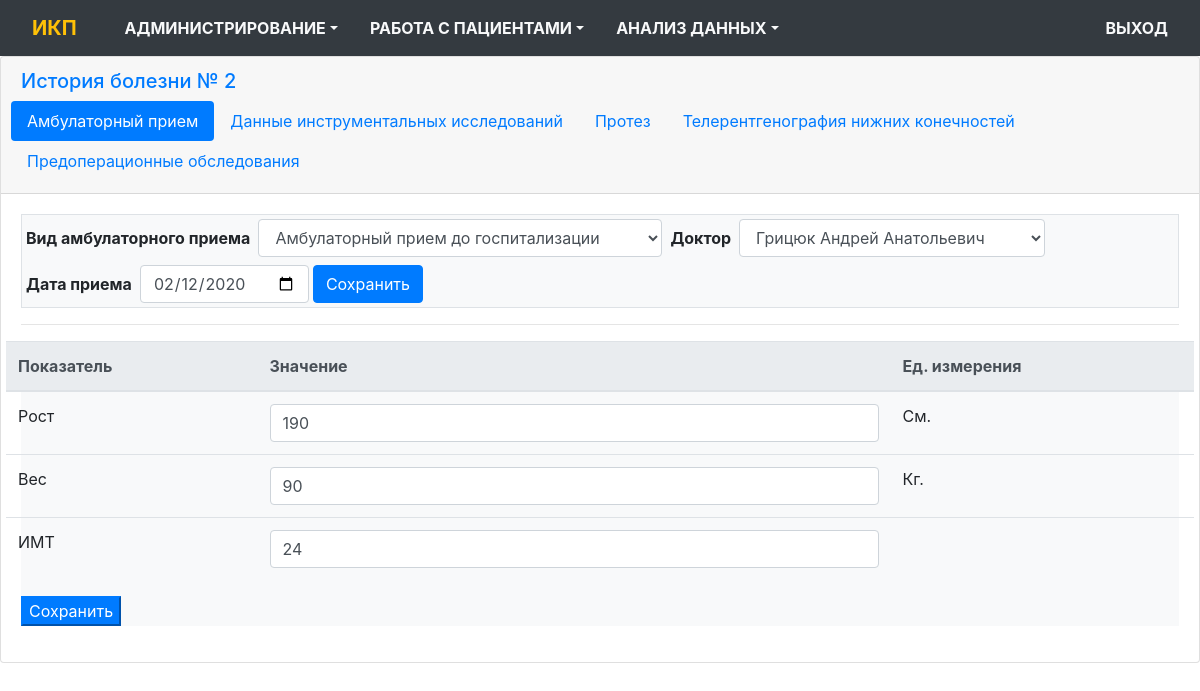
The app's page /ambulance_edit/2/4/2/1 (signed in) with its own data.
### app/models.py (models this page shows, shortened)
class Histories(db.Model):
    __tablename__='Histories'
    id = db.Column(db.Integer(), primary_key=True)
    clinic = db.Column(db.Integer(), db.ForeignKey('Clinics.id'), index = True)
    hist_number = db.Column(db.String(100), unique=False)
    time_created = db.Column(db.DateTime(), default=datetime.utcnow())
    date_in = db.Column(db.Date())
    patient = db.Column(db.Integer(), db.ForeignKey('Patients.id'))
    research_group = db.Column(db.Integer(), db.ForeignKey('ResearchGroups.id'), index = True)
    doctor_researcher = db.Column(db.Integer(), db.ForeignKey('Doctors.id'), index = True)
    date_research_in = db.Column(db.Date())
    date_research_out = db.Column(db.Date())
    reason = db.Column(db.Integer(), db.ForeignKey('Reasons.id'))

class HistoryEvents(db.Model):
    __tablename__='HistoryEvents'
    id = db.Column(db.Integer(), primary_key=True)
    clinic = db.Column(db.Integer(), db.ForeignKey('Clinics.id'))
    history = db.Column(db.Integer(), db.ForeignKey('Histories.id'))
    patient = db.Column(db.Integer(), db.ForeignKey('Patients.id'))
    event = db.Column(db.Integer(), db.ForeignKey('Events.id'), index = True)
    date_begin = db.Column(db.Date())
    date_end = db.Column(db.Date())
    doctor = db.Column(db.Integer(), db.ForeignKey('Doctors.id'), index = True)
    doctor_researcher = db.Column(db.Integer(), db.ForeignKey('Doctors.id'), index = True)
    doctor_chief = db.Column(db.Integer(), db.ForeignKey('Doctors.id'), index = True)
    days1 = db.Column(db.Integer()) #койко-день
    days2 = db.Column(db.Integer()) #предоперационный койко-день
    days3 = db.Column(db.Integer()) #послеоперационный койко-день
    def get_indicators_values(self, indicators_group, **kwargs):
        indicators_list = kwargs.get('indicators_list',None)
        indicators_values = IndicatorValues.query.join(Indicators, IndicatorValues.indicator==Indicators.id).\
                    filter(IndicatorValues.history_event==self.id, Indicators.group==indicators_group).all()
        items = []
        for i in indicators_values:
            indicator = Indicators.query.get(i.indicator)
            if indicators_list and indicator.id not in indicators_list:
                continue
            indicator_norms = IndicatorsNorms.query.filter(IndicatorsNorms.indicator==indicator.id).first()
            item = {}
            item['id'] = i.id
            item['indicator'] = i.indicator
            item['slice'] = i.slice
            item['description'] = indicator.description
            item['date_value'] = i.date_value
            if i.num_value == None:
                item['num_value'] = 0
            else:
                if indicator.type == 'integer':
                    item['num_value'] = int(i.num_value)
                else:
                    item['num_value'] = i.num_value
            if i.comment == None:
                item['comment'] = ''
            else:
                item['comment'] = i.comment
            if i.text_value == None:
                item['text_value'] = ''
            else:
                item['text_value'] = i.text_value
            if indicator.unit == None:
                item['unit'] = ''
            else:
                item['unit'] = indicator.unit
            if indicator_norms:
                item['nvalue_from'] = indicator_norms.nvalue_from
                item['nvalue_to'] = indicator_norms.nvalue_from
            items.append(item)
        return(items)

class Indicators(db.Model):
    __tablename__ = 'Indicators'
    id = db.Column(db.Integer(), primary_key=True)
    description = db.Column(db.String(300), unique=False)
    is_calculated = db.Column(db.Boolean)
    group = db.Column(db.Integer(), db.ForeignKey('IndicatorsGroups.id'), index = True)
    unit = db.Column(db.String(20), unique=False)
    type = db.Column(db.String(20), unique=False)
    def_values = db.relationship('IndicatorsDefs', backref='def_indicators')
    norm_values = db.relationship('IndicatorsNorms', backref='norm_indicators')

### app/history/routes.py (the view, shortened to what this page needs)
@bp.route('/ambulance_edit/<h>/<h_e>/<e_type>/<pill>', methods = ['GET','POST'])
@login_required
def ambulance_edit(h, h_e, e_type, pill):
    history = Histories.query.get(h)
    AmbulanceForm = AmbulanceMainForm()
    IndicatorsForm_ = IndicatorsForm()
    ProsthesisForm_ = ProsthesisForm()
    PreoperativeForm_ = PreoperativeForm()
    TelerentgenographyForm_ = TelerentgenographyForm()
    event = Events.query.get(e_type)
    AmbulanceForm.event.data = event.id
    ambulance_event = HistoryEvents.query.get(h_e)
    if ambulance_event is not None:
        form_list = FillAmbulanceForm(AmbulanceForm, IndicatorsForm_, ProsthesisForm_, history, ambulance_event)
        AmbulanceForm = form_list[0]
        items = form_list[1]
        items_2 = form_list[2]
        items_3 = form_list[3]
        items_4 = form_list[4]
    else:
        items = []
        items_2 = []
        items_3 = []
        items_4 = []
    return render_template('history/ambulance.html', AmbulanceMainForm = AmbulanceForm,
                            IndicatorsForm=IndicatorsForm_, ProsthesisForm = ProsthesisForm_,
                            TelerentgenographyForm=TelerentgenographyForm_,
                            PreoperativeForm = PreoperativeForm_,
                            h=h, history_event_id = h_e,
                            event=event, history=history, items = items,
                            items_2=items_2, items_3 = items_3,
                            items_4 = items_4, pill=pill)

### app/history/forms.py
class AmbulanceMainForm(FlaskForm):
    doctor = SelectField('Доктор', coerce = int, validators=[DataRequired()])
    event = SelectField('Вид амбулаторного приема', coerce = int, validators=[DataRequired()])
    date_begin = DateField('Дата приема', validators=[DataRequired()])
    submit = SubmitField('Сохранить')
    def __init__(self, *args, **kwargs):
        super(AmbulanceMainForm, self).__init__(*args, **kwargs)
        self.doctor.choices=[(doctor.id, doctor.fio)
                              for doctor in Doctors.query.order_by(Doctors.fio).all()]
        self.event.choices=[(event.id, event.description)
                              for event in Events.query.filter(Events.type=='2').order_by(Events.id).all()]

class IndicatorsForm(FlaskForm):
    date_begin = DateField('Дата')

### app/auth/routes.py (called while the page is built)
@bp.before_app_request
def before_request():
    if current_user.is_authenticated:
        current_user.ping()

### app/models.py (called while the page is built)
@login_manager.user_loader
def load_user(id):
    return Users.query.get(int(id))

    def has_permissions(self, permission):
        if self.is_admin():
            return True
        user_role = UserRoles.query.filter_by(user=current_user.id, role=Roles.query.filter_by(permissions=permission).first().id).first()
        if user_role is None:
            return False
        return True

    def is_admin(self):
        current_user_is_admin = UserRoles.query.filter_by(user=current_user.id, role = Roles.query.filter_by(is_admin = True).first().id).first()
        if current_user_is_admin is None:
            return False
        return True

    def ping(self):
        self.last_visit = datetime.utcnow()
        db.session.add(self)
        db.session.commit()

### app/templates/history/ambulance.html (shortened to what this page needs)
{% extends "base.html" %}
{% import "bootstrap/wtf.html" as wtf %}
{% import "_macros.html" as m %}
{% import "history/_AmbulanceForm.html" as forms %}
{% block page_content %}
<div class="card">
  <div class="card-header m-0">
    <h5>
      <a href="{{ url_for('history.history_edit', h=h, pill=1) }}">История болезни {{history.hist_number}}</a>
    </h5>
    <ul class="nav nav-pills card-header-pills">
      <li class="nav-item">
        {% if pill == '1' %}
          <a class="nav-link active"  data-toggle="pill" href="#ambulance">Амбулаторный прием</a>
        {% else %}
          <a class="nav-link"  data-toggle="pill" href="#ambulance">Амбулаторный прием</a>
        {% endif %}
      </li>
      {% if h_e != '0' %}
      <li class="nav-item">
        {% if pill == '2' %}
          <a class="nav-link active" data-toggle="pill" href="#instrumental">Данные инструментальных исследований</a>
        {% else %}
          <a class="nav-link" data-toggle="pill" href="#instrumental">Данные инструментальных исследований</a>
        {% endif %}
      </li>
      <li class="nav-item">
        {% if pill == '3' %}
          <a class="nav-link active" data-toggle="pill" href="#protesis">Протез</a>
        {% else %}
          <a class="nav-link" data-toggle="pill" href="#protesis">Протез</a>
        {% endif %}
      </li>
      <li class="nav-item">
        {% if pill == '4' %}
          <a class="nav-link active" data-toggle="pill" href="#telerentgenography">Телерентгенография нижних конечностей</a>
        {% else %}
          <a class="nav-link" data-toggle="pill" href="#telerentgenography">Телерентгенография нижних конечностей</a>
        {% endif %}
      </li>
      <li class="nav-item">
        {% if pill == '5' %}
          <a class="nav-link active" data-toggle="pill" href="#preoperative">Предоперационные обследования</a>
        {% else %}
          <a class="nav-link" data-toggle="pill" href="#preoperative">Предоперационные обследования</a>
        {% endif %}
      </li>
      {% endif %}
    </ul>
  </div>
  <div class="card-body">
    <div class="tab-content">
      {% if pill == '1' %}
        <div class="tab-pane active mx-0" id="ambulance">
          {{forms.AmbulanceForm(AmbulanceMainForm, h, history_event_id, event, items)}}
        </div>
      {% else %}
        <div class="tab-pane fade mx-0" id="ambulance">
          {{forms.AmbulanceForm(AmbulanceMainForm, h, history_event_id, event, items)}}
        </div>
      {% endif %}
        </div>
        </div>
      </div>
{% endblock %}

### app/templates/_macros.html (shortened to what this page needs)
{%  macro render_field(field) %}
<div class="form-group">
  {{field.label(class="form-control-label mx-1 my-1 font-weight-bold")}}
  {% if kwargs.get('disabled') %}
    {{field(class="form-control mx-1 my-1", disabled = True)}}
  {% else %}
    {{field(class="form-control mx-1 my-1")}}
  {% endif %}
</div>
{% endmacro %}

### app/templates/history/_AmbulanceForm.html (shortened to what this page needs)
{% import "_macros.html" as m %}
{% macro AmbulanceForm(AmbulanceMainForm, h, history_event_id, event, items) %}
<form class="form-inline bg-light border" method="post">
      {{ m.render_field(AmbulanceMainForm.event) }}
      {{ m.render_field(AmbulanceMainForm.doctor) }}
      {{ m.render_field(AmbulanceMainForm.date_begin) }}
      {{AmbulanceMainForm.submit(class='btn btn-primary')}}
</form>
<hr>
<form class="form bg-light" method="POST" action="{{url_for('history.save_indicators', h=h, h_e=history_event_id, pill=1)}}">
  <div class="row">
    <table class="table">
      <thead class="thead-light">
        <tr>
          <th scope="col">Показатель</th>
          <th scope="col">Значение</th>
          <th scope="col">Ед. измерения</th>
        </tr>
      </thead>
      <tbody>
        {% for i in items %}
        <tr>
          <td>{{i.description}}</td>
          <td>
            <input id="num_value" class="form-control" name="num_value" type="number" step="1" value={{i.num_value}}>
          </td>
          <td>
            <a>{{i.unit}}</a>
          </td>
        </tr>
        {% endfor %}
      </tbody>
    </table>
  </div>
  <p><input type="submit" class="btn-primary" name="save_indicators" value="Сохранить"></p>
</form>
{% endmacro%}

### records on screen
Histories: hist_number "№ 2"
HistoryEvents: event "Амбулаторный прием до госпитализации", doctor "Грицюк Андрей Анатольевич", date_begin "02/12/2020"
Indicators: description "Рост", num_value "190", unit "См."
Indicators: description "Вес", num_value "90", unit "Кг."
Indicators: description "ИМТ", num_value "24"

### other values on screen
{{ field.label(class="form-control-label mx-1 my-1 font-weight-bold") }} "Вид амбулаторного приема Доктор Дата приема"
